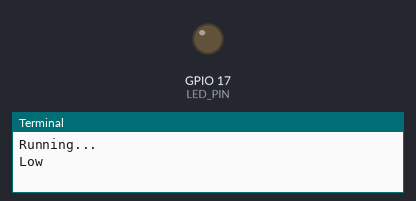
The program below on a simulated Raspberry Pi (BCM pin numbers). On the bench: output pins drawn as LEDs (lit = HIGH), the last lines printed to the terminal. At 2.0 s the program stops and its outputs stay as they are.

Above: at 0.1 s.
At 1.1 s:
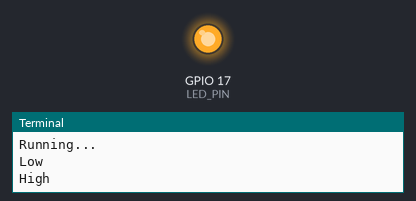
Timing chart, 0 to 3.5 s (numbered marks = the images above):
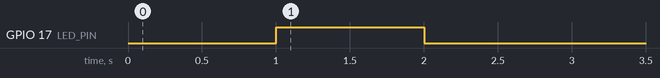

The program:

transistor.py
```python
# Theory
# Connect: 5v --- Buzzer --- PNP transistor --- GND.
# Note that buzzer has a dedicated positive leg, which is larger.
# Then connect GPIO17 --- 1k ohm --- (.NP --- GND).

# As long as current is on in GPIO17, current cannot flow thru PNP.
# Setting GPIO17 to LOW allows current to flow thru the transistor.


# Similar circuit can work if we replace PNP with NPN -
# 5v --- Buzzer --- NPN --- GND.
# GPIO17 --- 1k ohm --- (.PN --- GND).
# But this time when there's no current, nothing happens; when there is
# current the buzzer buzzes.


import RPi.GPIO as GPIO
import time

LED_PIN = 17

def code():
  GPIO.setmode(GPIO.BCM)
  GPIO.setup(LED_PIN, GPIO.OUT)
  print("Low")
  GPIO.output(LED_PIN, GPIO.LOW)
  time.sleep(1)
  print("High")
  GPIO.output(LED_PIN, GPIO.HIGH)
  time.sleep(1)

def main():
  print("Running...")
  try:
    code()
  finally:
    print("Cleaning up...")
    GPIO.cleanup()
  print("Done.")

if __name__ == "__main__":
  main()
```

Measured:
- by itself, GPIO 17 (LED_PIN): LOW → HIGH at 1.0 s, → LOW 1.0 s later
